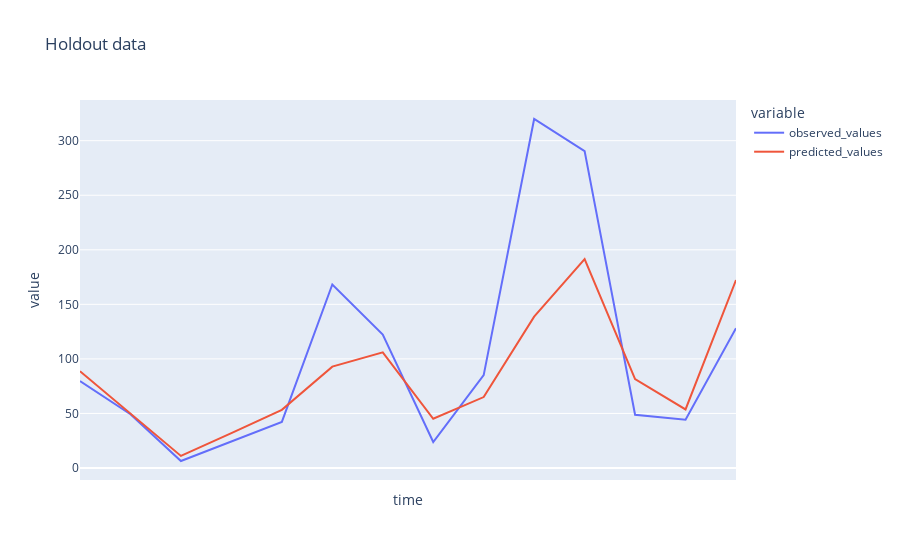

Write notebook code for a chart like this one.
### Markdown cell above
### Holdout data visualization

### Code cell
visualization = pipeline_details['visualization']['holdout']
holdout_dates = visualization['time']
holdout_predictions = visualization['predicted_values'][0]
holdout_observed_values = visualization['observed_values'][0]
holdout_df = pd.DataFrame({'time':holdout_dates, 'observed_values':holdout_observed_values, 'predicted_values': holdout_predictions})
fig = px.line(holdout_df, x="time", y=holdout_df.columns, hover_data={"time": "|%B %d, %Y"}, title='Holdout data')
fig.update_xaxes(dtick="M1", tickformat="%b\n%Y")
fig.show()

### Figure 1 — Plotly figure (JSON) as saved in the notebook; plotly's stock layout.template omitted (floating-point values rounded to 4 significant figures)
{"data": [{"hovertemplate": "variable=observed_values<br>time=%{x|%B %d, %Y}<br>value=%{y}<extra></extra>", "legendgroup": "observed_values", "line": {"color": "#636efa", "dash": "solid"}, "marker": {"symbol": "circle"}, "mode": "lines", "name": "observed_values", "orientation": "v", "showlegend": true, "type": "scatter", "x": ["2014-11-10", "2014-11-11", "2014-11-12", "2014-11-13", "2014-11-14", "2014-11-15", "2014-11-16", "2014-11-17", "2014-11-18", "2014-11-19", "2014-11-20", "2014-11-21", "2014-11-22", "2014-11-23"], "xaxis": "x", "y": [79.67, 49.33, 6.417, 24.62, 42.21, 168.2, 122.4, 23.83, 85.17, 319.9, 290.4, 48.83, 44.33, 128.0], "yaxis": "y"}, {"hovertemplate": "variable=predicted_values<br>time=%{x|%B %d, %Y}<br>value=%{y}<extra></extra>", "legendgroup": "predicted_values", "line": {"color": "#EF553B", "dash": "solid"}, "marker": {"symbol": "circle"}, "mode": "lines", "name": "predicted_values", "orientation": "v", "showlegend": true, "type": "scatter", "x": ["2014-11-10", "2014-11-11", "2014-11-12", "2014-11-13", "2014-11-14", "2014-11-15", "2014-11-16", "2014-11-17", "2014-11-18", "2014-11-19", "2014-11-20", "2014-11-21", "2014-11-22", "2014-11-23"], "xaxis": "x", "y": [88.61, 49.82, 11.09, 31.96, 53.35, 92.91, 106.0, 45.15, 65.03, 138.7, 191.5, 81.41, 53.64, 172.3], "yaxis": "y"}], "layout": {"legend": {"title": {"text": "variable"}, "tracegroupgap": 0}, "title": {"text": "Holdout data"}, "xaxis": {"anchor": "y", "domain": [0, 1], "dtick": "M1", "tickformat": "%b\n%Y", "title": {"text": "time"}}, "yaxis": {"anchor": "x", "domain": [0, 1], "title": {"text": "value"}}}}
